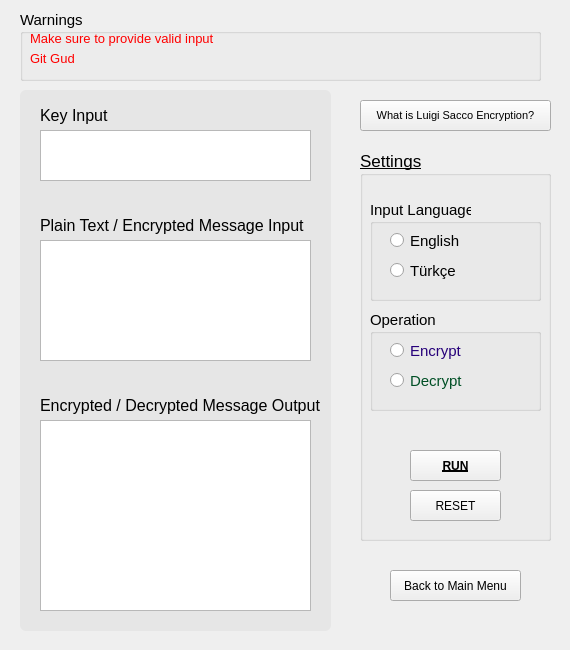
<?xml version="1.0" encoding="UTF-8"?>
<ui version="4.0">
 <class>MainWindow</class>
 <widget class="QMainWindow" name="MainWindow">
  <property name="sizePolicy">
   <sizepolicy hsizetype="Fixed" vsizetype="Fixed">
    <horstretch>0</horstretch>
    <verstretch>0</verstretch>
   </sizepolicy>
  </property>
  <property name="minimumSize">
   <size>
    <width>570</width>
    <height>650</height>
   </size>
  </property>
  <property name="maximumSize">
   <size>
    <width>570</width>
    <height>650</height>
   </size>
  </property>
  <property name="palette">
   <palette>
    <active>
     <colorrole role="Button">
      <brush brushstyle="SolidPattern">
       <color alpha="255">
        <red>15</red>
        <green>160</green>
        <blue>219</blue>
       </color>
      </brush>
     </colorrole>
    </active>
    <inactive>
     <colorrole role="Button">
      <brush brushstyle="SolidPattern">
       <color alpha="255">
        <red>15</red>
        <green>160</green>
        <blue>219</blue>
       </color>
      </brush>
     </colorrole>
    </inactive>
    <disabled>
     <colorrole role="Button">
      <brush brushstyle="SolidPattern">
       <color alpha="255">
        <red>15</red>
        <green>160</green>
        <blue>219</blue>
       </color>
      </brush>
     </colorrole>
    </disabled>
   </palette>
  </property>
  <property name="windowTitle">
   <string>MainWindow</string>
  </property>
  <widget class="QWidget" name="centralwidget">
   <property name="sizePolicy">
    <sizepolicy hsizetype="Fixed" vsizetype="Fixed">
     <horstretch>0</horstretch>
     <verstretch>0</verstretch>
    </sizepolicy>
   </property>
   <property name="palette">
    <palette>
     <active>
      <colorrole role="Base">
       <brush brushstyle="SolidPattern">
        <color alpha="255">
         <red>255</red>
         <green>255</green>
         <blue>255</blue>
        </color>
       </brush>
      </colorrole>
      <colorrole role="Window">
       <brush brushstyle="SolidPattern">
        <color alpha="255">
         <red>230</red>
         <green>231</green>
         <blue>232</blue>
        </color>
       </brush>
      </colorrole>
     </active>
     <inactive>
      <colorrole role="Base">
       <brush brushstyle="SolidPattern">
        <color alpha="255">
         <red>255</red>
         <green>255</green>
         <blue>255</blue>
        </color>
       </brush>
      </colorrole>
      <colorrole role="Window">
       <brush brushstyle="SolidPattern">
        <color alpha="255">
         <red>230</red>
         <green>231</green>
         <blue>232</blue>
        </color>
       </brush>
      </colorrole>
     </inactive>
     <disabled>
      <colorrole role="Base">
       <brush brushstyle="SolidPattern">
        <color alpha="255">
         <red>230</red>
         <green>231</green>
         <blue>232</blue>
        </color>
       </brush>
      </colorrole>
      <colorrole role="Window">
       <brush brushstyle="SolidPattern">
        <color alpha="255">
         <red>230</red>
         <green>231</green>
         <blue>232</blue>
        </color>
       </brush>
      </colorrole>
     </disabled>
    </palette>
   </property>
   <property name="styleSheet">
    <string notr="true">
QPushButton:hover {
	color: blue;
}</string>
   </property>
   <widget class="QPushButton" name="backButton">
    <property name="geometry">
     <rect>
      <x>390</x>
      <y>570</y>
      <width>131</width>
      <height>31</height>
     </rect>
    </property>
    <property name="cursor">
     <cursorShape>PointingHandCursor</cursorShape>
    </property>
    <property name="text">
     <string>Back to Main Menu</string>
    </property>
   </widget>
   <widget class="QGroupBox" name="warningLabelGroup">
    <property name="geometry">
     <rect>
      <x>20</x>
      <y>10</y>
      <width>521</width>
      <height>71</height>
     </rect>
    </property>
    <property name="font">
     <font>
      <pointsize>11</pointsize>
     </font>
    </property>
    <property name="styleSheet">
     <string notr="true">QLabel {
	
	color: red;

}</string>
    </property>
    <property name="title">
     <string>Warnings</string>
    </property>
    <property name="flat">
     <bool>false</bool>
    </property>
    <property name="checkable">
     <bool>false</bool>
    </property>
    <widget class="QLabel" name="firstWarningLabel">
     <property name="geometry">
      <rect>
       <x>10</x>
       <y>20</y>
       <width>491</width>
       <height>16</height>
      </rect>
     </property>
     <property name="font">
      <font>
       <pointsize>10</pointsize>
       <underline>false</underline>
      </font>
     </property>
     <property name="text">
      <string>Make sure to provide valid input</string>
     </property>
    </widget>
    <widget class="QLabel" name="secondWarningLabel">
     <property name="geometry">
      <rect>
       <x>10</x>
       <y>40</y>
       <width>491</width>
       <height>16</height>
      </rect>
     </property>
     <property name="font">
      <font>
       <pointsize>10</pointsize>
       <underline>false</underline>
      </font>
     </property>
     <property name="text">
      <string>Git Gud</string>
     </property>
    </widget>
   </widget>
   <widget class="QGroupBox" name="groupBox">
    <property name="geometry">
     <rect>
      <x>20</x>
      <y>90</y>
      <width>311</width>
      <height>541</height>
     </rect>
    </property>
    <property name="styleSheet">
     <string notr="true">QGroupBox {

	background-color: rgb(230, 230, 230);
	border-radius: 6px;

}</string>
    </property>
    <property name="title">
     <string/>
    </property>
    <property name="flat">
     <bool>false</bool>
    </property>
    <widget class="QLabel" name="keyLabel">
     <property name="geometry">
      <rect>
       <x>20</x>
       <y>10</y>
       <width>91</width>
       <height>31</height>
      </rect>
     </property>
     <property name="font">
      <font>
       <pointsize>12</pointsize>
       <underline>false</underline>
      </font>
     </property>
     <property name="text">
      <string>Key Input</string>
     </property>
    </widget>
    <widget class="QLabel" name="inputLabel">
     <property name="geometry">
      <rect>
       <x>20</x>
       <y>120</y>
       <width>271</width>
       <height>31</height>
      </rect>
     </property>
     <property name="font">
      <font>
       <pointsize>12</pointsize>
       <underline>false</underline>
      </font>
     </property>
     <property name="text">
      <string>Plain Text / Encrypted Message Input</string>
     </property>
    </widget>
    <widget class="QTextEdit" name="inputTextEdit">
     <property name="geometry">
      <rect>
       <x>20</x>
       <y>150</y>
       <width>271</width>
       <height>121</height>
      </rect>
     </property>
     <property name="font">
      <font>
       <pointsize>11</pointsize>
      </font>
     </property>
    </widget>
    <widget class="QTextEdit" name="outputTextEdit">
     <property name="geometry">
      <rect>
       <x>20</x>
       <y>330</y>
       <width>271</width>
       <height>191</height>
      </rect>
     </property>
     <property name="font">
      <font>
       <pointsize>14</pointsize>
      </font>
     </property>
     <property name="readOnly">
      <bool>true</bool>
     </property>
     <property name="html">
      <string>&lt;!DOCTYPE HTML PUBLIC &quot;-//W3C//DTD HTML 4.0//EN&quot; &quot;http://www.w3.org/TR/REC-html40/strict.dtd&quot;&gt;
&lt;html&gt;&lt;head&gt;&lt;meta name=&quot;qrichtext&quot; content=&quot;1&quot; /&gt;&lt;style type=&quot;text/css&quot;&gt;
p, li { white-space: pre-wrap; }
&lt;/style&gt;&lt;/head&gt;&lt;body style=&quot; font-family:'MS Shell Dlg 2'; font-size:14pt; font-weight:400; font-style:normal;&quot;&gt;
&lt;p style=&quot;-qt-paragraph-type:empty; margin-top:0px; margin-bottom:0px; margin-left:0px; margin-right:0px; -qt-block-indent:0; text-indent:0px;&quot;&gt;&lt;br /&gt;&lt;/p&gt;&lt;/body&gt;&lt;/html&gt;</string>
     </property>
    </widget>
    <widget class="QTextEdit" name="keyTextEdit">
     <property name="geometry">
      <rect>
       <x>20</x>
       <y>40</y>
       <width>271</width>
       <height>51</height>
      </rect>
     </property>
     <property name="font">
      <font>
       <pointsize>11</pointsize>
      </font>
     </property>
    </widget>
    <widget class="QLabel" name="outputLabel">
     <property name="geometry">
      <rect>
       <x>20</x>
       <y>300</y>
       <width>291</width>
       <height>31</height>
      </rect>
     </property>
     <property name="font">
      <font>
       <pointsize>12</pointsize>
       <underline>false</underline>
      </font>
     </property>
     <property name="text">
      <string>Encrypted / Decrypted Message Output</string>
     </property>
    </widget>
   </widget>
   <widget class="QGroupBox" name="groupBox_2">
    <property name="geometry">
     <rect>
      <x>360</x>
      <y>150</y>
      <width>191</width>
      <height>391</height>
     </rect>
    </property>
    <property name="font">
     <font>
      <pointsize>13</pointsize>
      <underline>true</underline>
     </font>
    </property>
    <property name="title">
     <string>Settings</string>
    </property>
    <widget class="QPushButton" name="resetButton">
     <property name="geometry">
      <rect>
       <x>50</x>
       <y>340</y>
       <width>91</width>
       <height>31</height>
      </rect>
     </property>
     <property name="cursor">
      <cursorShape>PointingHandCursor</cursorShape>
     </property>
     <property name="styleSheet">
      <string notr="true">QPushButton:hover {

	color: red;	

}</string>
     </property>
     <property name="text">
      <string>RESET</string>
     </property>
    </widget>
    <widget class="QGroupBox" name="operationRadioButtonGroup">
     <property name="geometry">
      <rect>
       <x>10</x>
       <y>160</y>
       <width>171</width>
       <height>101</height>
      </rect>
     </property>
     <property name="font">
      <font>
       <pointsize>11</pointsize>
      </font>
     </property>
     <property name="title">
      <string>Operation</string>
     </property>
     <property name="flat">
      <bool>false</bool>
     </property>
     <property name="checkable">
      <bool>false</bool>
     </property>
     <widget class="QRadioButton" name="decryptRadioButton">
      <property name="geometry">
       <rect>
        <x>20</x>
        <y>60</y>
        <width>91</width>
        <height>21</height>
       </rect>
      </property>
      <property name="font">
       <font>
        <pointsize>11</pointsize>
       </font>
      </property>
      <property name="cursor">
       <cursorShape>PointingHandCursor</cursorShape>
      </property>
      <property name="styleSheet">
       <string notr="true">QRadioButton {

	color: rgb(0, 79, 37)

}</string>
      </property>
      <property name="text">
       <string>Decrypt</string>
      </property>
     </widget>
     <widget class="QRadioButton" name="encryptRadioButton">
      <property name="geometry">
       <rect>
        <x>20</x>
        <y>30</y>
        <width>91</width>
        <height>21</height>
       </rect>
      </property>
      <property name="font">
       <font>
        <pointsize>11</pointsize>
       </font>
      </property>
      <property name="cursor">
       <cursorShape>PointingHandCursor</cursorShape>
      </property>
      <property name="styleSheet">
       <string notr="true">QRadioButton {

	color: rgb(38, 0, 122)
}</string>
      </property>
      <property name="text">
       <string>Encrypt</string>
      </property>
     </widget>
    </widget>
    <widget class="QPushButton" name="runButton">
     <property name="geometry">
      <rect>
       <x>50</x>
       <y>300</y>
       <width>91</width>
       <height>31</height>
      </rect>
     </property>
     <property name="font">
      <font>
       <weight>75</weight>
       <bold>true</bold>
       <underline>true</underline>
      </font>
     </property>
     <property name="cursor">
      <cursorShape>PointingHandCursor</cursorShape>
     </property>
     <property name="styleSheet">
      <string notr="true">QPushButton:hover {

	color: green;	

}</string>
     </property>
     <property name="text">
      <string>RUN</string>
     </property>
    </widget>
    <widget class="QGroupBox" name="languageRadioButtonGroup">
     <property name="geometry">
      <rect>
       <x>10</x>
       <y>50</y>
       <width>171</width>
       <height>101</height>
      </rect>
     </property>
     <property name="font">
      <font>
       <pointsize>11</pointsize>
      </font>
     </property>
     <property name="title">
      <string>Input Language</string>
     </property>
     <property name="flat">
      <bool>false</bool>
     </property>
     <property name="checkable">
      <bool>false</bool>
     </property>
     <widget class="QRadioButton" name="turkishRadioButton">
      <property name="geometry">
       <rect>
        <x>20</x>
        <y>60</y>
        <width>91</width>
        <height>21</height>
       </rect>
      </property>
      <property name="font">
       <font>
        <pointsize>11</pointsize>
       </font>
      </property>
      <property name="cursor">
       <cursorShape>PointingHandCursor</cursorShape>
      </property>
      <property name="text">
       <string>Türkçe</string>
      </property>
     </widget>
     <widget class="QRadioButton" name="englishRadioButton">
      <property name="geometry">
       <rect>
        <x>20</x>
        <y>30</y>
        <width>91</width>
        <height>21</height>
       </rect>
      </property>
      <property name="font">
       <font>
        <pointsize>11</pointsize>
       </font>
      </property>
      <property name="cursor">
       <cursorShape>PointingHandCursor</cursorShape>
      </property>
      <property name="text">
       <string>English</string>
      </property>
     </widget>
    </widget>
   </widget>
   <widget class="QPushButton" name="informationButton">
    <property name="geometry">
     <rect>
      <x>360</x>
      <y>100</y>
      <width>191</width>
      <height>31</height>
     </rect>
    </property>
    <property name="font">
     <font>
      <pointsize>8</pointsize>
     </font>
    </property>
    <property name="cursor">
     <cursorShape>PointingHandCursor</cursorShape>
    </property>
    <property name="text">
     <string>What is Luigi Sacco Encryption?</string>
    </property>
   </widget>
  </widget>
 </widget>
 <resources/>
 <connections/>
</ui>
